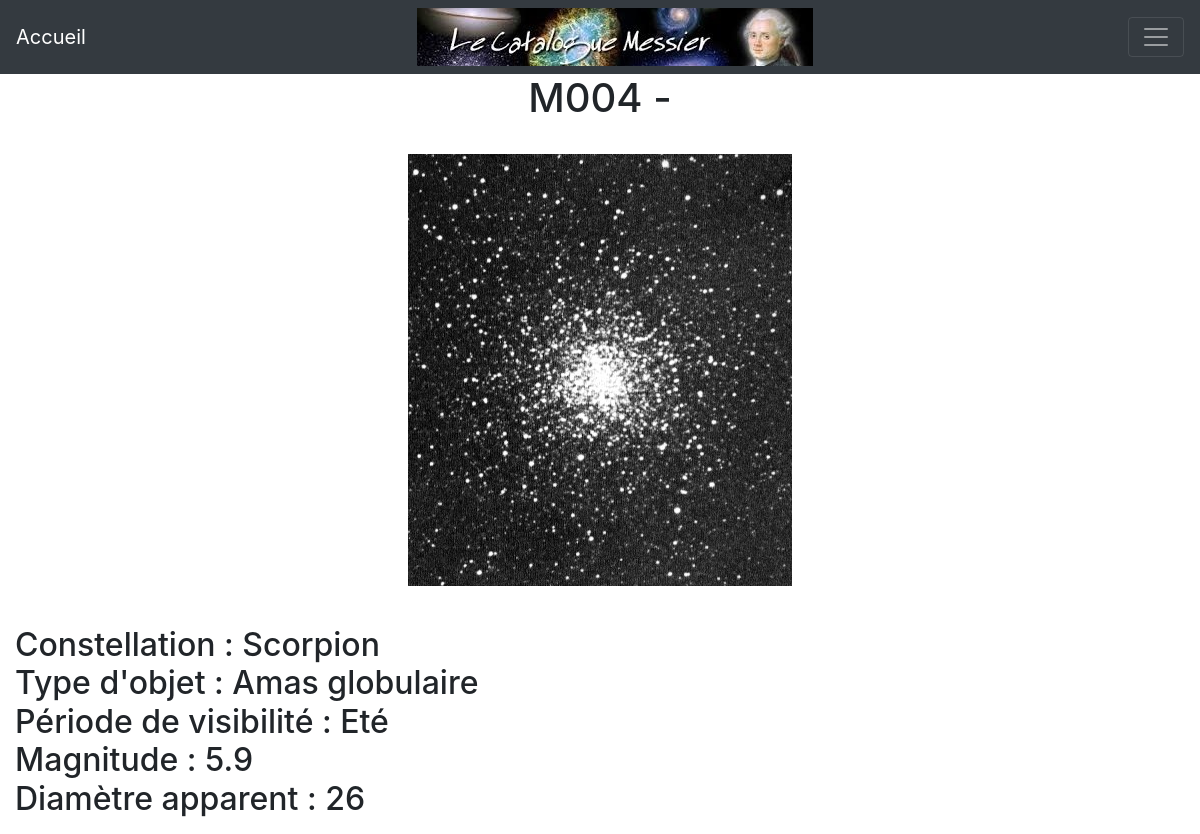
Screenshot of /?action=detail&numero=M004 with the database file from the repository.
### tables this page shows
CREATE TABLE IF NOT EXISTS `objet` (
  `numero` char(4) NOT NULL,
  `nomCommun` varchar(40) DEFAULT NULL,
  `constellation` varchar(40) DEFAULT NULL,
  `codeType` char(2) DEFAULT NULL,
  `periodeVisibilite` varchar(10) DEFAULT NULL,
  `magnitude` double(15,2) DEFAULT NULL,
  `diametreApparent` varchar(20) DEFAULT NULL,
  PRIMARY KEY (`numero`),
  KEY `codeType` (`codeType`)
);

CREATE TABLE IF NOT EXISTS `typeobjet` (
  `code` char(2) NOT NULL,
  `libelle` varchar(30) DEFAULT NULL,
  PRIMARY KEY (`code`),
  KEY `code` (`code`)
);

### index.php (called while the page is built, shortened)
<?php
    $racine = dirname(__FILE__);
    $action = filter_input(INPUT_GET, 'action', FILTER_SANITIZE_STRING);
    $controleur = Routeur::getControleur($action);
    include "$racine/controleur/$controleur";

### modele/Connexion.php (called while the page is built, shortened)
<?php
   class Connexion{
        private static $connexion;
        public static function getInstance(){
            if(!self::$connexion){
                try {
                    $serveur = 'mysql:host=localhost:3306;';
                    $bdd = 'dbname=bd_messier';
                    $user = 'root' ;
                    $mdp = 'root' ;
                    self::$connexion = new PDO($serveur.$bdd, $user, $mdp);
                    self::$connexion->query("SET CHARACTER SET utf8");
                } catch (PDOException $e) {
                        echo " Error connexion: " . $serveur . " " . $bdd . " " . $user . " " . $mdp . " " . $e->getMessage() ;
                        throw new Exception("Erreur à  la connexion \n" . $e->getMessage());
                }
            }
            return self::$connexion;
        }
     }
?>

### modele/ModeleObjetDAO.php (called while the page is built, shortened)
<?php
    include_once "$racine/classes/Objet.php";
    require_once("Connexion.php");
    require_once("ModeleTypeObjetDAO.php");
    class ModeleObjetDAO{
        private static $lesObjets;
        public static function getObjetByNumero($numeroObj) {
            self::$lesObjets = self::chargerObjets();
            $unObjet = null;
            foreach(self::$lesObjets as $obj){
                if($obj->getNumero() == $numeroObj){
                    $unObjet = $obj;
                }
            }
            return $unObjet;
        }
        private static function chargerObjets()
        {
            $resultat = new ArrayObject();
            $req = "SELECT * FROM objet ORDER BY 1";
            try {
                $curseur = Connexion::getInstance()->query($req);
                while ($ligne = $curseur->fetch(PDO::FETCH_ASSOC)) {
                    $unTypeObjet = ModeleTypeObjetDAO::findById($ligne['codeType']);
                    $nomCommun = $ligne['nomCommun'];
                    if($ligne['nomCommun'] == null){
                        $nomCommun = "";
                    }
                    $unObjet = new Objet($ligne['numero'], $nomCommun, $ligne['constellation'],$ligne['periodeVisibilite'],
                        $ligne['diametreApparent'], $ligne['magnitude'], $unTypeObjet);
                    $resultat[] = $unObjet;
                }
                return $resultat;
            }
            catch(PDOException $e) {
                print "Erreur !: " . $e->getMessage();
                die();
            }
        }
    }

### modele/ModeleTypeObjetDAO.php (called while the page is built)
<?php
    include_once "$racine/classes/TypeObjet.php";
    require_once("Connexion.php");
class ModeleTypeObjetDAO {
    public static function findById($code){
        try {
            $req = Connexion::getInstance()->prepare("SELECT * FROM typeobjet WHERE code = :code");
            $req->bindValue(':code', $code, PDO::PARAM_STR);
            $req->execute();
            while ($ligne = $req->fetch(PDO::FETCH_ASSOC)) {
                $unTypeObjet = new TypeObjet($ligne['code'], $ligne['libelle']);
            }
            return $unTypeObjet;
        }
        catch(PDOException $e) {
            print "Erreur !: " . $e->getMessage();
            die();
        }
    }
}

### classes/Objet.php (called while the page is built, shortened)
<?php
class Objet {
    private string $numero;
    private string $constellation;
    private string $periodeVisibilite;
    private string $diametreApparent;
    private string $magnitude;
    private TypeObjet $typeObjet;
    public function __construct(string $num, string $nom, string $const, string $per, string $diam, string $magn,TypeObjet $type){
        $this->numero = $num;
        $this->constellation = $const;
        $this->periodeVisibilite = $per;
        $this->diametreApparent = $diam;
        $this->magnitude = $magn;
        $this->typeObjet = $type;
    }
    public function getNumero(){
        return $this->numero;
    }
    public function getTypeObjet(){
        return $this->typeObjet;
    }
    public function getConstellation(){
        return $this->constellation;
    }
    public function getPeriodeVisibilite(){
        return $this->periodeVisibilite;
    }
    public function getDiametreApparent(){
        return $this->diametreApparent;
    }
    public function getMagnitude(){
        return $this->magnitude;
    }
}

### classes/TypeObjet.php (called while the page is built, shortened)
<?php
class TypeObjet {
    private string $libelle;
    function __construct(string $code, string $libelle){
        $this->libelle = $libelle;
    }
    public function getLibelle(){
        return $this->libelle;
    }
}

### vue/VueDetailObjet.php (the view)
<h1 class = "text-center"><?= $unObjet->getNumero(). " - ".$unObjet->getNomCommun(); ?></h1>
<br/>
<p id="principal" style="text-align: center">
    <img src="photos/<?= $unObjet->getNumero()?>.jpg" alt="photo de l'objet"  />
    <br />
    <br />
    <h2>
        <?= "Constellation : ". $unObjet->getConstellation(); ?> <br />
        <?= "Type d'objet : ". $unObjet->getTypeObjet()->getLibelle(); ?> <br />
        <?= "Période de visibilité : ". $unObjet->getPeriodeVisibilite(); ?> <br />
        <?= "Magnitude : ". $unObjet->getMagnitude(); ?> <br />
        <?= "Diamètre apparent : ". $unObjet->getDiametreApparent(); ?> <br />
    </h2>
</p>

### rows the page displays
objet: numero "M004", numero (picture), constellation "Scorpion", periodeVisibilite "Eté", magnitude "5.9", diametreApparent "26"
typeobjet: libelle "Amas globulaire"
